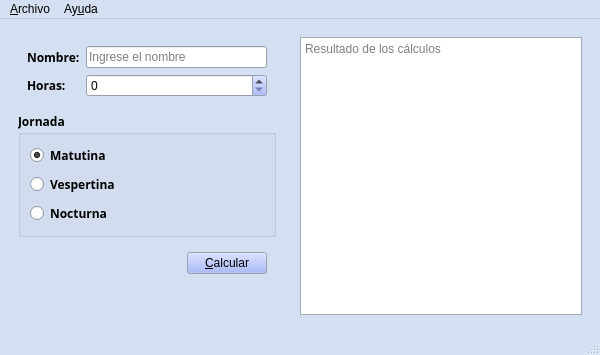
<?xml version="1.0" encoding="UTF-8"?>
<ui version="4.0">
 <class>Salarios</class>
 <widget class="QMainWindow" name="Salarios">
  <property name="geometry">
   <rect>
    <x>0</x>
    <y>0</y>
    <width>600</width>
    <height>355</height>
   </rect>
  </property>
  <property name="minimumSize">
   <size>
    <width>600</width>
    <height>0</height>
   </size>
  </property>
  <property name="palette">
   <palette>
    <active>
     <colorrole role="WindowText">
      <brush brushstyle="SolidPattern">
       <color alpha="255">
        <red>0</red>
        <green>0</green>
        <blue>0</blue>
       </color>
      </brush>
     </colorrole>
     <colorrole role="Button">
      <brush brushstyle="SolidPattern">
       <color alpha="255">
        <red>148</red>
        <green>168</green>
        <blue>250</blue>
       </color>
      </brush>
     </colorrole>
     <colorrole role="Light">
      <brush brushstyle="SolidPattern">
       <color alpha="255">
        <red>190</red>
        <green>228</green>
        <blue>252</blue>
       </color>
      </brush>
     </colorrole>
     <colorrole role="Midlight">
      <brush brushstyle="SolidPattern">
       <color alpha="255">
        <red>153</red>
        <green>193</green>
        <blue>241</blue>
       </color>
      </brush>
     </colorrole>
     <colorrole role="Dark">
      <brush brushstyle="SolidPattern">
       <color alpha="255">
        <red>162</red>
        <green>142</green>
        <blue>235</blue>
       </color>
      </brush>
     </colorrole>
     <colorrole role="Mid">
      <brush brushstyle="SolidPattern">
       <color alpha="255">
        <red>0</red>
        <green>0</green>
        <blue>0</blue>
       </color>
      </brush>
     </colorrole>
     <colorrole role="Text">
      <brush brushstyle="SolidPattern">
       <color alpha="255">
        <red>0</red>
        <green>0</green>
        <blue>0</blue>
       </color>
      </brush>
     </colorrole>
     <colorrole role="ButtonText">
      <brush brushstyle="SolidPattern">
       <color alpha="255">
        <red>0</red>
        <green>0</green>
        <blue>0</blue>
       </color>
      </brush>
     </colorrole>
     <colorrole role="Base">
      <brush brushstyle="SolidPattern">
       <color alpha="255">
        <red>255</red>
        <green>255</green>
        <blue>255</blue>
       </color>
      </brush>
     </colorrole>
     <colorrole role="Window">
      <brush brushstyle="SolidPattern">
       <color alpha="255">
        <red>212</red>
        <green>223</green>
        <blue>241</blue>
       </color>
      </brush>
     </colorrole>
     <colorrole role="Highlight">
      <brush brushstyle="SolidPattern">
       <color alpha="255">
        <red>162</red>
        <green>142</green>
        <blue>235</blue>
       </color>
      </brush>
     </colorrole>
     <colorrole role="Link">
      <brush brushstyle="SolidPattern">
       <color alpha="255">
        <red>162</red>
        <green>142</green>
        <blue>235</blue>
       </color>
      </brush>
     </colorrole>
     <colorrole role="AlternateBase">
      <brush brushstyle="SolidPattern">
       <color alpha="255">
        <red>215</red>
        <green>224</green>
        <blue>226</blue>
       </color>
      </brush>
     </colorrole>
     <colorrole role="ToolTipBase">
      <brush brushstyle="SolidPattern">
       <color alpha="255">
        <red>153</red>
        <green>193</green>
        <blue>241</blue>
       </color>
      </brush>
     </colorrole>
     <colorrole role="PlaceholderText">
      <brush brushstyle="SolidPattern">
       <color alpha="128">
        <red>0</red>
        <green>0</green>
        <blue>0</blue>
       </color>
      </brush>
     </colorrole>
    </active>
    <inactive>
     <colorrole role="WindowText">
      <brush brushstyle="SolidPattern">
       <color alpha="255">
        <red>0</red>
        <green>0</green>
        <blue>0</blue>
       </color>
      </brush>
     </colorrole>
     <colorrole role="Button">
      <brush brushstyle="SolidPattern">
       <color alpha="255">
        <red>148</red>
        <green>168</green>
        <blue>250</blue>
       </color>
      </brush>
     </colorrole>
     <colorrole role="Light">
      <brush brushstyle="SolidPattern">
       <color alpha="255">
        <red>190</red>
        <green>228</green>
        <blue>252</blue>
       </color>
      </brush>
     </colorrole>
     <colorrole role="Midlight">
      <brush brushstyle="SolidPattern">
       <color alpha="255">
        <red>153</red>
        <green>193</green>
        <blue>241</blue>
       </color>
      </brush>
     </colorrole>
     <colorrole role="Dark">
      <brush brushstyle="SolidPattern">
       <color alpha="255">
        <red>162</red>
        <green>142</green>
        <blue>235</blue>
       </color>
      </brush>
     </colorrole>
     <colorrole role="Mid">
      <brush brushstyle="SolidPattern">
       <color alpha="255">
        <red>0</red>
        <green>0</green>
        <blue>0</blue>
       </color>
      </brush>
     </colorrole>
     <colorrole role="Text">
      <brush brushstyle="SolidPattern">
       <color alpha="255">
        <red>0</red>
        <green>0</green>
        <blue>0</blue>
       </color>
      </brush>
     </colorrole>
     <colorrole role="ButtonText">
      <brush brushstyle="SolidPattern">
       <color alpha="255">
        <red>0</red>
        <green>0</green>
        <blue>0</blue>
       </color>
      </brush>
     </colorrole>
     <colorrole role="Base">
      <brush brushstyle="SolidPattern">
       <color alpha="255">
        <red>255</red>
        <green>255</green>
        <blue>255</blue>
       </color>
      </brush>
     </colorrole>
     <colorrole role="Window">
      <brush brushstyle="SolidPattern">
       <color alpha="255">
        <red>212</red>
        <green>223</green>
        <blue>241</blue>
       </color>
      </brush>
     </colorrole>
     <colorrole role="Highlight">
      <brush brushstyle="SolidPattern">
       <color alpha="255">
        <red>162</red>
        <green>142</green>
        <blue>235</blue>
       </color>
      </brush>
     </colorrole>
     <colorrole role="Link">
      <brush brushstyle="SolidPattern">
       <color alpha="255">
        <red>162</red>
        <green>142</green>
        <blue>235</blue>
       </color>
      </brush>
     </colorrole>
     <colorrole role="AlternateBase">
      <brush brushstyle="SolidPattern">
       <color alpha="255">
        <red>215</red>
        <green>224</green>
        <blue>226</blue>
       </color>
      </brush>
     </colorrole>
     <colorrole role="ToolTipBase">
      <brush brushstyle="SolidPattern">
       <color alpha="255">
        <red>153</red>
        <green>193</green>
        <blue>241</blue>
       </color>
      </brush>
     </colorrole>
     <colorrole role="PlaceholderText">
      <brush brushstyle="SolidPattern">
       <color alpha="128">
        <red>0</red>
        <green>0</green>
        <blue>0</blue>
       </color>
      </brush>
     </colorrole>
    </inactive>
    <disabled>
     <colorrole role="WindowText">
      <brush brushstyle="SolidPattern">
       <color alpha="255">
        <red>162</red>
        <green>142</green>
        <blue>235</blue>
       </color>
      </brush>
     </colorrole>
     <colorrole role="Button">
      <brush brushstyle="SolidPattern">
       <color alpha="255">
        <red>148</red>
        <green>168</green>
        <blue>250</blue>
       </color>
      </brush>
     </colorrole>
     <colorrole role="Light">
      <brush brushstyle="SolidPattern">
       <color alpha="255">
        <red>190</red>
        <green>228</green>
        <blue>252</blue>
       </color>
      </brush>
     </colorrole>
     <colorrole role="Midlight">
      <brush brushstyle="SolidPattern">
       <color alpha="255">
        <red>153</red>
        <green>193</green>
        <blue>241</blue>
       </color>
      </brush>
     </colorrole>
     <colorrole role="Dark">
      <brush brushstyle="SolidPattern">
       <color alpha="255">
        <red>162</red>
        <green>142</green>
        <blue>235</blue>
       </color>
      </brush>
     </colorrole>
     <colorrole role="Mid">
      <brush brushstyle="SolidPattern">
       <color alpha="255">
        <red>0</red>
        <green>0</green>
        <blue>0</blue>
       </color>
      </brush>
     </colorrole>
     <colorrole role="Text">
      <brush brushstyle="SolidPattern">
       <color alpha="255">
        <red>162</red>
        <green>142</green>
        <blue>235</blue>
       </color>
      </brush>
     </colorrole>
     <colorrole role="ButtonText">
      <brush brushstyle="SolidPattern">
       <color alpha="255">
        <red>162</red>
        <green>142</green>
        <blue>235</blue>
       </color>
      </brush>
     </colorrole>
     <colorrole role="Base">
      <brush brushstyle="SolidPattern">
       <color alpha="255">
        <red>212</red>
        <green>223</green>
        <blue>241</blue>
       </color>
      </brush>
     </colorrole>
     <colorrole role="Window">
      <brush brushstyle="SolidPattern">
       <color alpha="255">
        <red>212</red>
        <green>223</green>
        <blue>241</blue>
       </color>
      </brush>
     </colorrole>
     <colorrole role="Highlight">
      <brush brushstyle="SolidPattern">
       <color alpha="255">
        <red>145</red>
        <green>145</green>
        <blue>145</blue>
       </color>
      </brush>
     </colorrole>
     <colorrole role="Link">
      <brush brushstyle="SolidPattern">
       <color alpha="255">
        <red>162</red>
        <green>142</green>
        <blue>235</blue>
       </color>
      </brush>
     </colorrole>
     <colorrole role="AlternateBase">
      <brush brushstyle="SolidPattern">
       <color alpha="255">
        <red>215</red>
        <green>224</green>
        <blue>226</blue>
       </color>
      </brush>
     </colorrole>
     <colorrole role="ToolTipBase">
      <brush brushstyle="SolidPattern">
       <color alpha="255">
        <red>153</red>
        <green>193</green>
        <blue>241</blue>
       </color>
      </brush>
     </colorrole>
     <colorrole role="PlaceholderText">
      <brush brushstyle="SolidPattern">
       <color alpha="128">
        <red>0</red>
        <green>0</green>
        <blue>0</blue>
       </color>
      </brush>
     </colorrole>
    </disabled>
   </palette>
  </property>
  <property name="windowTitle">
   <string>Salarios</string>
  </property>
  <widget class="QWidget" name="centralwidget">
   <layout class="QHBoxLayout" name="horizontalLayout_2">
    <item>
     <widget class="QWidget" name="widget" native="true">
      <property name="minimumSize">
       <size>
        <width>250</width>
        <height>0</height>
       </size>
      </property>
      <property name="maximumSize">
       <size>
        <width>300</width>
        <height>16777215</height>
       </size>
      </property>
      <layout class="QVBoxLayout" name="verticalLayout_2">
       <item>
        <widget class="QWidget" name="widget_3" native="true">
         <layout class="QFormLayout" name="formLayout">
          <item row="0" column="0">
           <widget class="QLabel" name="label">
            <property name="font">
             <font>
              <family>Umpush</family>
              <weight>75</weight>
              <bold>true</bold>
             </font>
            </property>
            <property name="text">
             <string>Nombre:</string>
            </property>
           </widget>
          </item>
          <item row="0" column="1">
           <widget class="QLineEdit" name="inNombre">
            <property name="placeholderText">
             <string>Ingrese el nombre</string>
            </property>
           </widget>
          </item>
          <item row="1" column="0">
           <widget class="QLabel" name="label_2">
            <property name="font">
             <font>
              <family>Umpush</family>
              <weight>75</weight>
              <bold>true</bold>
             </font>
            </property>
            <property name="text">
             <string>Horas:</string>
            </property>
           </widget>
          </item>
          <item row="1" column="1">
           <widget class="QSpinBox" name="inHoras"/>
          </item>
         </layout>
        </widget>
       </item>
       <item>
        <widget class="QGroupBox" name="groupBox">
         <property name="font">
          <font>
           <family>Umpush</family>
           <weight>75</weight>
           <bold>true</bold>
          </font>
         </property>
         <property name="title">
          <string>Jornada</string>
         </property>
         <layout class="QVBoxLayout" name="verticalLayout">
          <item>
           <widget class="QRadioButton" name="inMatutina">
            <property name="text">
             <string>Matutina</string>
            </property>
            <property name="checked">
             <bool>true</bool>
            </property>
           </widget>
          </item>
          <item>
           <widget class="QRadioButton" name="inVespertina">
            <property name="text">
             <string>Vespertina</string>
            </property>
           </widget>
          </item>
          <item>
           <widget class="QRadioButton" name="inNocturna">
            <property name="text">
             <string>Nocturna</string>
            </property>
           </widget>
          </item>
         </layout>
        </widget>
       </item>
       <item>
        <widget class="QWidget" name="widget_4" native="true">
         <layout class="QHBoxLayout" name="horizontalLayout">
          <item>
           <spacer name="horizontalSpacer">
            <property name="orientation">
             <enum>Qt::Horizontal</enum>
            </property>
            <property name="sizeHint" stdset="0">
             <size>
              <width>151</width>
              <height>20</height>
             </size>
            </property>
           </spacer>
          </item>
          <item>
           <widget class="QPushButton" name="btnCalcular">
            <property name="text">
             <string>&amp;Calcular</string>
            </property>
           </widget>
          </item>
         </layout>
        </widget>
       </item>
       <item>
        <spacer name="verticalSpacer">
         <property name="orientation">
          <enum>Qt::Vertical</enum>
         </property>
         <property name="sizeHint" stdset="0">
          <size>
           <width>20</width>
           <height>70</height>
          </size>
         </property>
        </spacer>
       </item>
      </layout>
     </widget>
    </item>
    <item>
     <widget class="QWidget" name="widget_2" native="true">
      <property name="minimumSize">
       <size>
        <width>300</width>
        <height>0</height>
       </size>
      </property>
      <layout class="QVBoxLayout" name="verticalLayout_3">
       <item>
        <widget class="QPlainTextEdit" name="outCalculos">
         <property name="readOnly">
          <bool>true</bool>
         </property>
         <property name="placeholderText">
          <string>Resultado de los cálculos</string>
         </property>
        </widget>
       </item>
      </layout>
     </widget>
    </item>
   </layout>
  </widget>
  <widget class="QMenuBar" name="menubar">
   <property name="geometry">
    <rect>
     <x>0</x>
     <y>0</y>
     <width>600</width>
     <height>22</height>
    </rect>
   </property>
   <widget class="QMenu" name="menuArchivo">
    <property name="title">
     <string>&amp;Archivo</string>
    </property>
    <addaction name="actionNuevo"/>
    <addaction name="actionAbrir"/>
    <addaction name="actionGuardar"/>
    <addaction name="separator"/>
    <addaction name="actionCalcular"/>
    <addaction name="separator"/>
    <addaction name="actionSalir"/>
   </widget>
   <widget class="QMenu" name="menuAyuda">
    <property name="title">
     <string>Ay&amp;uda</string>
    </property>
    <addaction name="actionAcerca_de"/>
   </widget>
   <addaction name="menuArchivo"/>
   <addaction name="menuAyuda"/>
  </widget>
  <widget class="QStatusBar" name="statusbar"/>
  <action name="actionNuevo">
   <property name="checkable">
    <bool>false</bool>
   </property>
   <property name="text">
    <string>&amp;Nuevo</string>
   </property>
   <property name="shortcut">
    <string>Ctrl+N</string>
   </property>
   <property name="iconVisibleInMenu">
    <bool>true</bool>
   </property>
  </action>
  <action name="actionAbrir">
   <property name="text">
    <string>&amp;Abrir</string>
   </property>
   <property name="shortcut">
    <string>Ctrl+A</string>
   </property>
  </action>
  <action name="actionGuardar">
   <property name="text">
    <string>&amp;Guardar</string>
   </property>
   <property name="shortcut">
    <string>Ctrl+S</string>
   </property>
  </action>
  <action name="actionCalcular">
   <property name="text">
    <string>&amp;Calcular</string>
   </property>
   <property name="shortcut">
    <string>F1</string>
   </property>
  </action>
  <action name="actionSalir">
   <property name="text">
    <string>&amp;Salir</string>
   </property>
   <property name="shortcut">
    <string>Ctrl+Q</string>
   </property>
  </action>
  <action name="actionAcerca_de">
   <property name="text">
    <string>Acerca de Salarios</string>
   </property>
  </action>
 </widget>
 <resources/>
 <connections/>
</ui>
